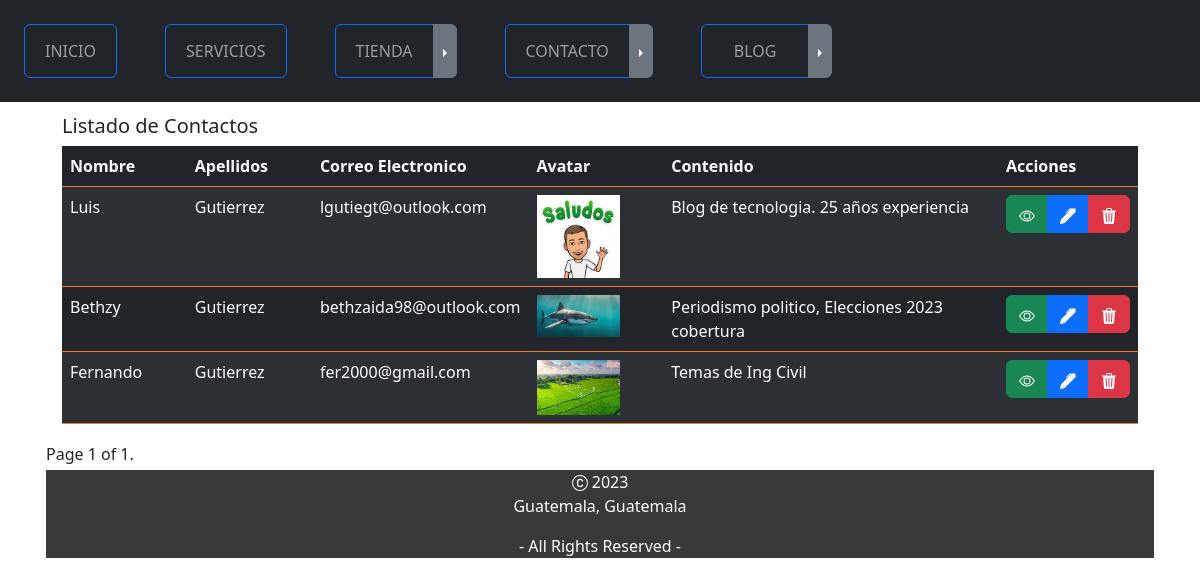
The app's page /contacto/listado, older data.
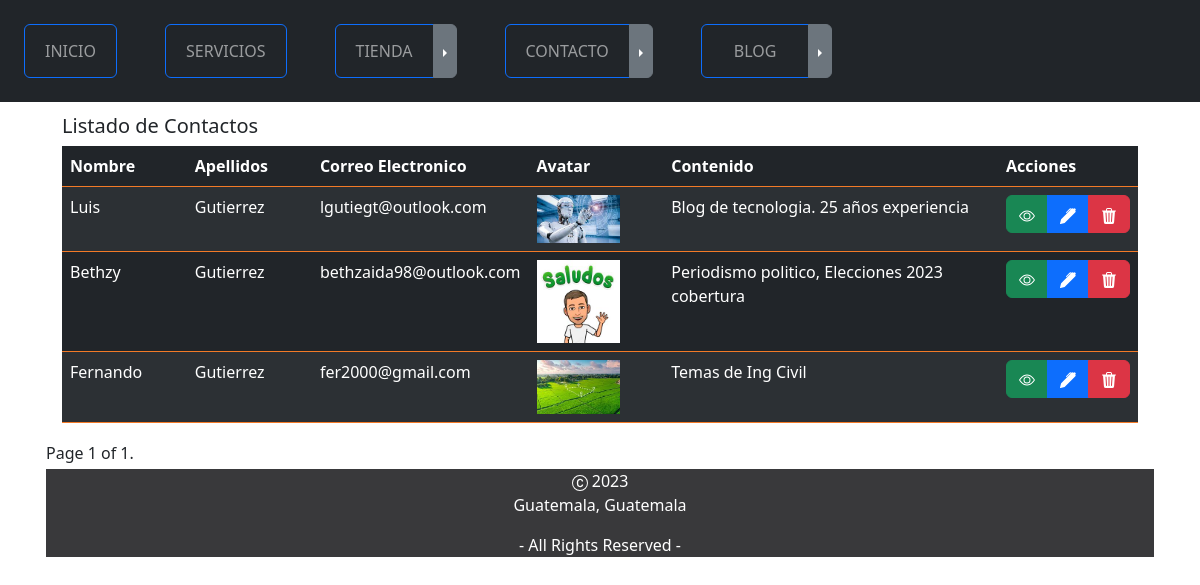
The same page, newer data.
### contacto/models.py (models this page shows, shortened)
class Contacto(models.Model):
    firstname = models.CharField(max_length=50)
    lastname = models.CharField(max_length=50)
    email = models.CharField(max_length=50)
    imagen = models.ImageField(upload_to="contacto",help_text="Test Help")
    contenido = models.CharField(max_length=2000,null=True)
    created = models.DateTimeField(auto_now_add=True )
    updated = models.DateTimeField(auto_now=True)
    class Meta:
        verbose_name = 'contacto'
        verbose_name_plural = 'contactos'
        db_table = 'demo_contacto'

### contacto/views.py (the view)
# urls.py: path('listado', ContactoListado.as_view(template_name="contacto/index.html"), name='leerContacto'),
class ContactoListado(ListView):
    paginate_by = 5
    model = Contacto

### contacto/templates/contacto/index.html (shortened to what this page needs)
{% extends "master.html" %}
{% load static %}
{% load bootstrap_icons %}
{% block content %}
    <div class="container mt-2 w-100">
        <div class="d-flex align-items-center justify-content-center">
            <div class="table-responsive">
                <div class="container">
                    <h5>Listado de Contactos</h5>
                    <table class="table table-striped table-hover table-dark border-color-custom1">
                        <thead class="thead-dark">
                            <tr>
                                <th scope="col" width="13%">Nombre</th>
                                <th scope="col" width="13%">Apellidos</th>
                                <th scope="col" width="15%">Correo Electronico</th>
                                <th scope="col" width="15%">Avatar</th>
                                <th scope="col" width="40%">Contenido</th>
                                <th>Acciones</th>
                            </tr>
                        </thead>
                        <tbody class="border-color-custom1">
                            {% for contacto in object_list  %}
                                <tr>
                                    <td>{{ contacto.firstname }}</td>
                                    <td>{{ contacto.lastname }}</td>
                                    <td>{{ contacto.email }}</td>
                                    <td>
                                        {% if contacto.imagen %}
                                            <img src="{{ contacto.imagen.url }}"
                                                 alt="{{ contacto.firstname }}"
                                                 class="img-fluid"
                                                 width="70%"
                                                 height="70%"/>
                                        {% endif %}
                                    </td>
                                    <td>{{ contacto.contenido }}</td>
                                    <td>
                                        <form method="post" action="{% url 'eliminarContacto' contacto.id %}">
                                            <div class="btn-group">
                                                <a href="{% url 'detalleContacto' contacto.id %}"
                                                   title="Ver"
                                                   type="button"
                                                   class="btn btn-success">
                                                </a>
                                                <a href="{% url 'editarContacto' contacto.id %}"
                                                   title="Editar"
                                                   type="button"
                                                   class="btn btn-primary">
                                                </a>
                                                <button class="btn btn-danger" onclick="return eliminar();" type="submit">
                                                </button>
                                            </div>
                                        </form>
                                    </td>
                                </tr>
                            {% endfor %}
                        </tbody>
                    </table>
                </div>
            </div>
        </div>
        <div class="pagination">
            <span class="step-links">
                <span class="current">Page {{ page_obj.number }} of {{ page_obj.paginator.num_pages }}.</span>
            </span>
        </div>
    </div>
{% endblock %}

Row changes from the older to the newer data that the page shows:
changed Contacto "Luis": imagen: picture added in place of a placeholder
changed Contacto "Bethzy": imagen: picture removed, a placeholder shows
